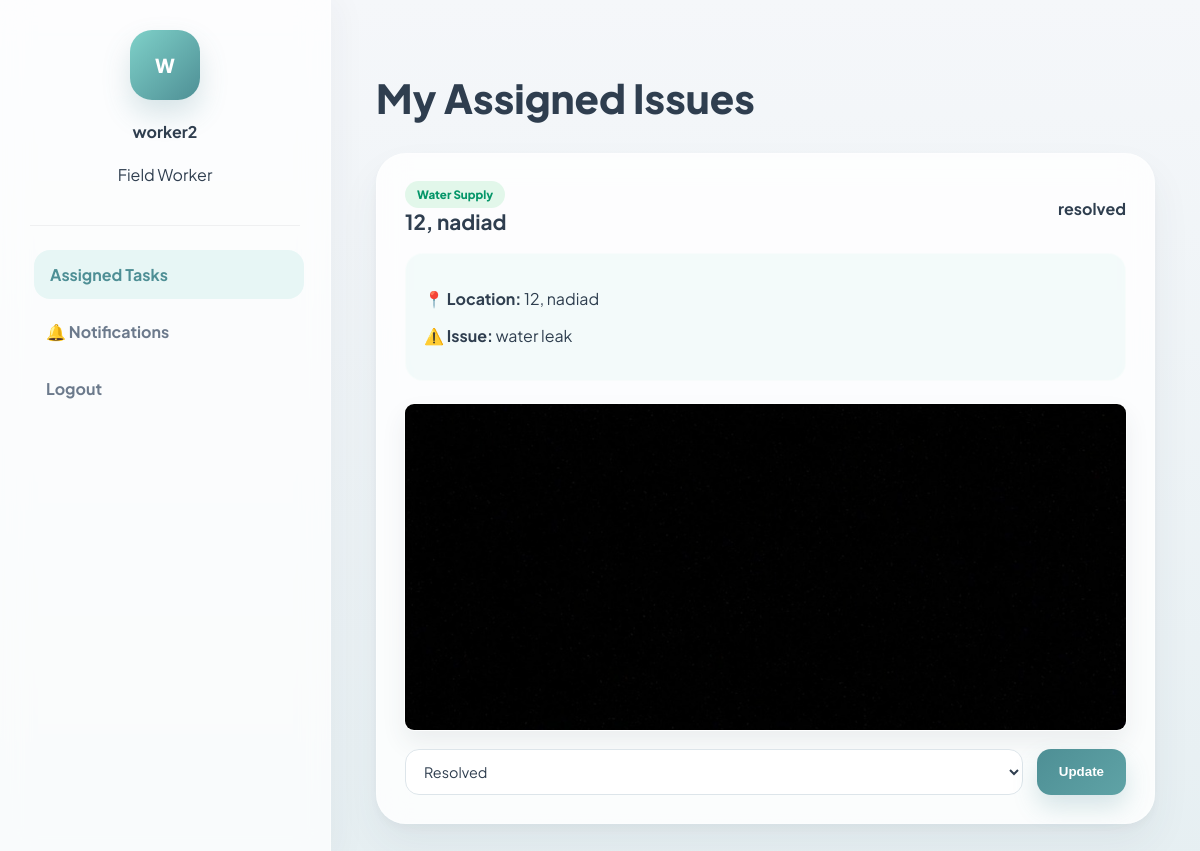
Page /worker_portal/ (signed in) on the earlier database version.
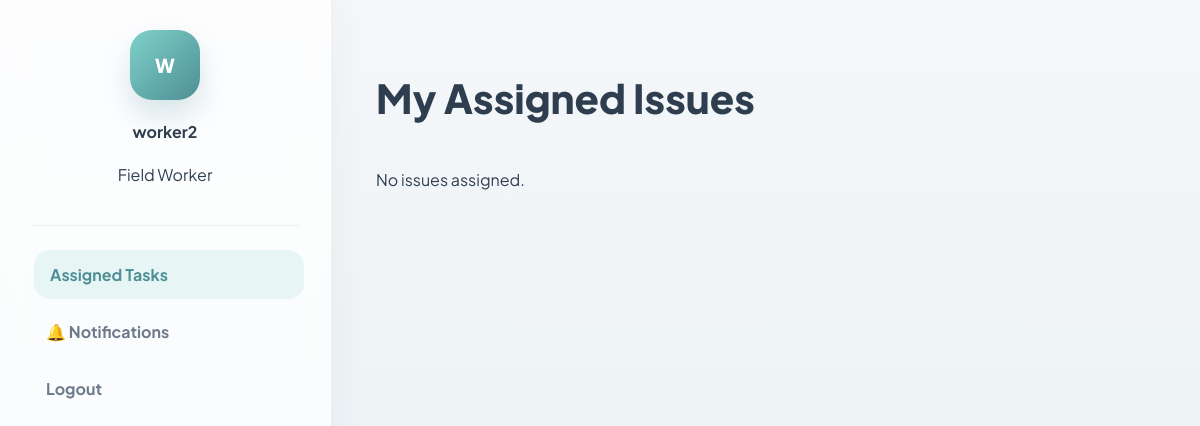
Same page on the later database version.
### reports/models.py (models this page shows, shortened)
class Issue(models.Model):
    ISSUE_TYPES = [
        ('road', 'Road Problem'),
        ('water', 'Water Supply'),
        ('electricity', 'Electricity'),
        ('garbage', 'Garbage'),
    ]
    STATUS_CHOICES = [
        ('pending', 'Pending'),
        ('in_progress', 'In Progress'),
        ('resolved', 'Resolved'),
    ]
    citizen = models.ForeignKey(User, on_delete=models.CASCADE)
    worker = models.ForeignKey(
        User,
        on_delete=models.SET_NULL,
        null=True,
        blank=True,
        related_name='assigned_worker'
    )
    description = models.TextField()
    issue_type = models.CharField(max_length=50, choices=ISSUE_TYPES)
    location = models.CharField(max_length=255)
    image = models.ImageField(upload_to='issues/', blank=True, null=True)
    status = models.CharField(max_length=20, choices=STATUS_CHOICES, default='pending')
    is_escalated = models.BooleanField(default=False)
    deadline = models.DateTimeField(null=True, blank=True)
    created_at = models.DateTimeField(auto_now_add=True)

### frontend/views.py (the view, shortened to what this page needs)
# urls.py: path('worker_portal/', views.worker_portal, name='worker_portal'),
@login_required(login_url='login')
def worker_portal(request):
    issues = Issue.objects.filter(worker=request.user)
    notification_list = Notification.objects.filter(
        user=request.user
    ).order_by('-created_at')[:5]
    unread_count = Notification.objects.filter(
        user=request.user,
        is_read=False
    ).count()
    return render(request, 'frontend/worker_portal.html', {
        "issues": issues,
        "notification_list": notification_list,
        "unread_count": unread_count
    })

### frontend/templates/frontend/worker_portal.html (shortened to what this page needs)
{% load static %}
<!DOCTYPE html>
<html lang="en">
<head>
<link rel="stylesheet" href="{% static 'css/worker_portal.css' %}">
</head>
<body>
<div class="sidebar">
<div class="worker-profile">
<div class="avatar">
{{ request.user.username|first|upper }}
</div>
<h4>{{ request.user.username }}</h4>
<p>Field Worker</p>
</div>
<nav>
<a href="#" class="active">Assigned Tasks</a>
<a href="{% url 'notification' %}" class="notif-btn">
        🔔 Notifications
</a>
<a href="{% url 'logout' %}">Logout</a>
</nav>
</div>
<div class="main-area">
<h1>My Assigned Issues</h1>
<div class="task-grid">
{% for issue in issues %}
<div class="task-item">
<div class="task-header">
<div>
<span class="priority-tag">{{ issue.get_issue_type_display }}</span>
<h2>{{ issue.location }}</h2>
</div>
<b>{{ issue.status }}</b>
</div>
<div class="task-info-box">
<p><b>📍 Location:</b> {{ issue.location }}</p>
<p><b>⚠️ Issue:</b> {{ issue.description }}</p>
</div>
{% if issue.image %}
<div class="issue-image">
<img src="{{ issue.image.url }}" style="width:100%;border-radius:10px;">
</div>
{% endif %}
<form method="POST">
<div class="controls">
<select name="status">
<option value="resolved" {% if issue.status == "resolved" %}selected{% endif %}>Resolved</option>
</select>
<button class="update-btn">Update</button>
</div>
</form>
</div>
{% empty %}
<p>No issues assigned.</p>
{% endfor %}
</div>
</div>
</body>
</html>

Differences in the rows shown:
removed Issue: issue_type "Water Supply", location "12, nadiad", status "resolved", description "water leak", image (picture), status "Resolved"
Other differences:
text now shown: "No issues assigned."
